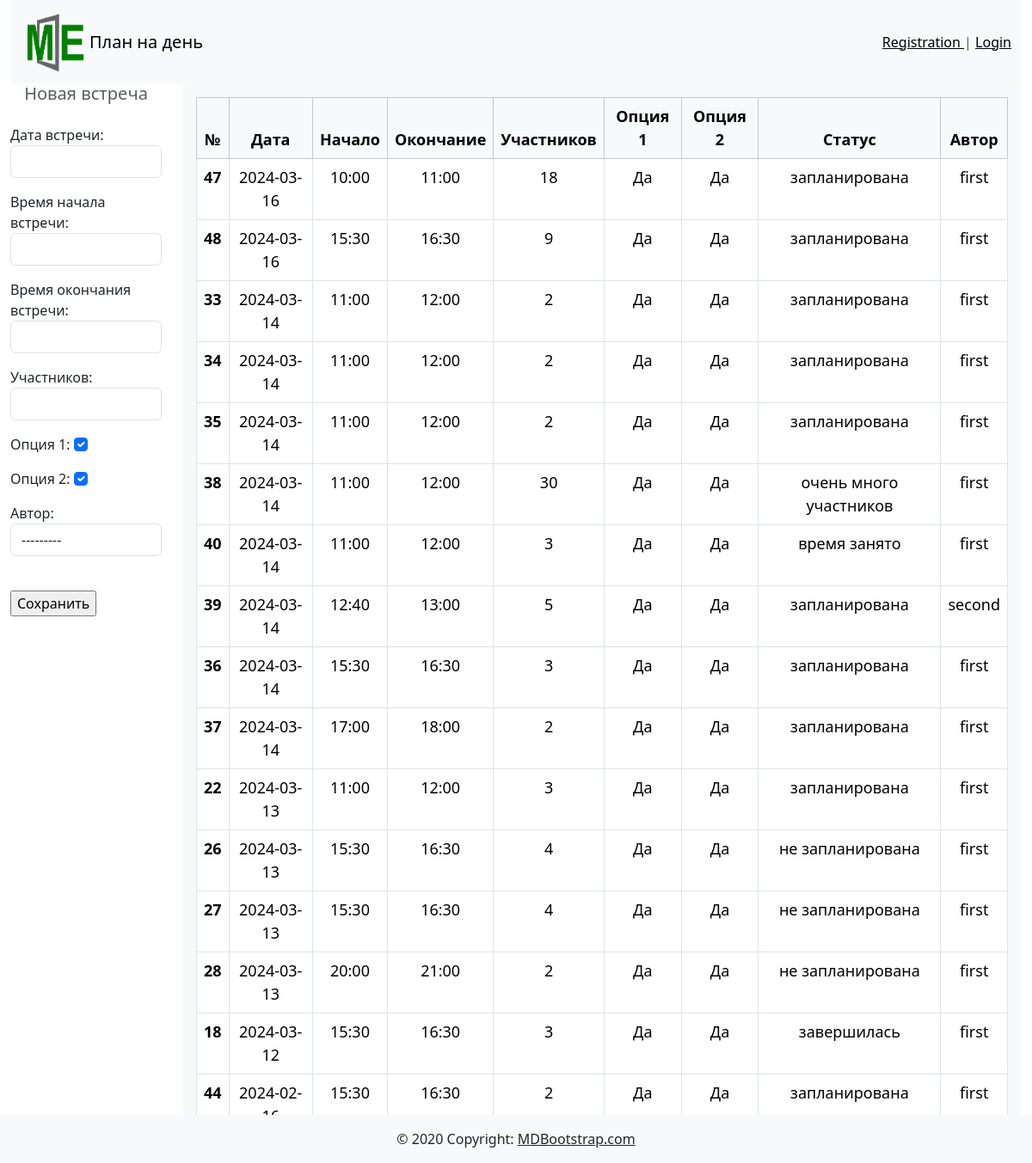
/, run on an earlier commit of the app's database.
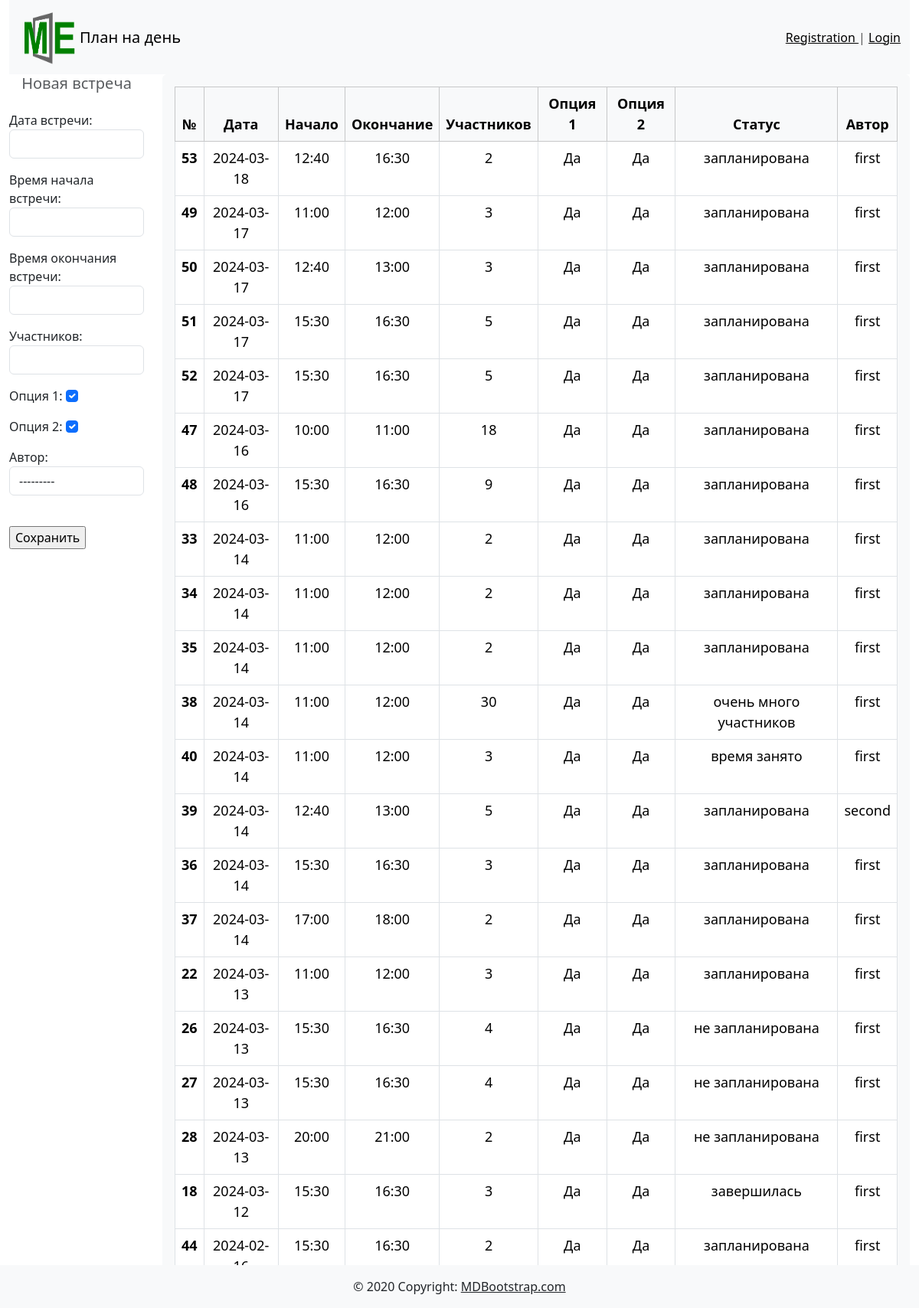
And on a later commit of the database.
### meetplan/models.py (models this page shows, shortened)
class Meeting(models.Model):
    date_meet = models.DateField(verbose_name="Дата встречи")
    time_start = models.TimeField(verbose_name="Время начала встречи")
    time_end = models.TimeField(verbose_name="Время окончания встречи")
    quantity = models.IntegerField(verbose_name="Участников")
    option1 = models.BooleanField(default=0, verbose_name="Опция 1")
    option2 = models.BooleanField(default=0, verbose_name="Опция 2")
    status = models.IntegerField(default=0, verbose_name="Статус")
    user = models.ForeignKey(User, on_delete=models.CASCADE, verbose_name="Автор")
    class Meta:
        verbose_name = 'Встреча'
        verbose_name_plural = 'Встречи'
        ordering = ['-date_meet', '-time_start', '-status']

class User(models.Model):
    name = models.CharField(max_length=50, verbose_name="Имя пользователя")
    email = models.EmailField(null=False, verbose_name="e-mail")
    create_date = models.DateTimeField(auto_now_add=True,  verbose_name="Дата регистрации")
    class Meta:
        verbose_name = 'Пользователь'
        verbose_name_plural = 'Пользователи'
        ordering = ['create_date', 'name']
    def __str__(self):
        return self.name

### meetplan/views.py (the view)
# urls.py: path('', meet, name='meet'),
def meet(request):
    if request.method == "POST":
        form = MeetForm(request.POST)
        if form.is_valid():
            form.save()
            plan_last_meeting()
            return redirect('meet')
    else:
        form = MeetForm()
    meets = Meeting.objects.all().order_by('-date_meet', 'time_start')
    context = {
        'meets': meets,
        'form': form
    }
    return render(request, './meet.html', context)

### meetplan/forms.py
class MeetForm (forms.ModelForm):
    class Meta:
        model = Meeting
        fields = ['date_meet', "time_start", "time_end", "quantity", "option1", "option2", "user"]
        widgets = {
            "date_meet": forms.DateInput(attrs={'class': 'form-control'}),
            "time_start": forms.TimeInput(attrs={'class': 'form-control'}),
            "time_end": forms.TimeInput(attrs={'class': 'form-control'}),
            "quantity": forms.NumberInput(attrs={'class': 'form-control'}),
            "option1": forms.CheckboxInput(attrs={'class': 'form-check-input'}),
            "option2": forms.CheckboxInput(attrs={'class': 'form-check-input'}),
            "user": forms.Select(attrs={'class': 'form-control'})
        }

### meetplan/templates/meet.html (shortened to what this page needs)
{% extends "base.html" %}
{% block content %}
    <div class="row align-items-start">
        <div class="col-xl-2">
            <form method="POST" novalidate>
                <h5 class="card-subtitle text-body-secondary text-center">Новая встреча</h5>
                    <br>
                        {{ form.as_p }}
                    <br>
                <input type="submit" value="Сохранить">
            </form>
        </div>
        <div class="col-xl-10">
            <div data-bs-spy="scroll" data-bs-target="#navbar-example2" data-bs-root-margin="0px 0px -40%"
                 data-bs-smooth-scroll="true" class="scrollspy-example bg-body-tertiary p-3 rounded-2" tabindex="0">
                <table class="table table-bordered ">
                    <thead class="table table-light">
                    <tr>
                        <th scope="col">№</th>
                        <th scope="col">Дата</th>
                        <th scope="col">Начало</th>
                        <th scope="col">Окончание</th>
                        <th scope="col">Участников</th>
                        <th scope="col">Опция 1</th>
                        <th scope="col">Опция 2</th>
                        <th scope="col">Статус</th>
                        <th scope="col">Автор</th>
                    </tr>
                    </thead>
                    <tbody>
                    {% for item in meets %}
                    <tr>
                        <th scope="row">{{ item.pk }}</th>
                        <td>{{ item.date_meet|date:"Y-m-d" }}</td>
                        <td>{{ item.time_start }}</td>
                        <td>{{ item.time_end }}</td>
                        <td>{{ item.quantity }}</td>
                        <td>{% if item.option1 %}
                            Да
                            {% else %}
                            Нет
                            {% endif %}
                        </td>
                        <td>{% if item.option2 %}
                            Да
                            {% else %}
                            Нет
                            {% endif %}
                        </td>
                        <td>{% if item.status == 0 %}
                            не запланирована
                            {% elif item.status == 1 %}
                            запланирована
                            {% elif item.status == 2 %}
                            время занято
                            {% elif item.status == 3 %}
                            очень много участников
                            {% elif item.status == 4 %}
                            завершилась
                            {% else %}
                            {{ item.status }}
                            {% endif %}
                        </td>
                        <td>{{ item.user }}</td>
                    </tr>
                    {% endfor %}
                    </tbody>
                </table>
            </div>
        </div>
    </div>
{% endblock %}

### templates/base.html (shortened to what this page needs)
<!doctype html>
{% load static %}
<html lang="en">
<head>
    <link href="https://cdn.jsdelivr.net/npm/bootstrap@5.3.2/dist/css/bootstrap.min.css" rel="stylesheet"
>
    <link href="{% static 'css/styles.css' %}" rel="stylesheet">
</head>
<body>
<div class="container-fluid">
    {% include 'inc/navbar.html' %}
    {% block content %}
    {% endblock %}
</div>
    {% include 'inc/footer.html' %}
</body>
</html>

### templates/inc/navbar.html (shortened to what this page needs)
{% load static %}
<nav class="navbar navbar-expand-lg bg-body-tertiary">
    <div class="container-fluid">
        <a>
            <img src="{% static 'images/logo2.png' %}" alt="Logo" width="80" height="80"
                 class="d-inline-block align-text-top">
        </a>
        <div class="collapse navbar-collapse" id="navbarSupportedContent">
            <ul class="navbar-nav me-auto mb-2 mb-lg-0">
                <li class="nav-item">
                    <a class="navbar-brand" href="{% url 'plan' %}">План на день</a>
                </li>
            </ul>
            <span class="navbar-text">
                {% if request.user.is_authenticated %}
                    Добро пожаловать, {{ user.username }} | <a href="{% url 'logout' %}"> Выход </a>
                {% else %}
                      <a href="{% url 'register' %}"> Registration </a> | <a href="{% url 'login' %}"> Login </a>
                {% endif %}
                 </span>
        </div>
    </div>
</nav>

### templates/inc/footer.html
<footer class="bg-info text-center text-lg-start fixed-bottom">
  <div class="text-center p-3" style="background-color: #f8f9fa;">
    © 2020 Copyright:
    <a class="text-dark" href="https://mdbootstrap.com/">MDBootstrap.com</a>
  </div>
</footer>

### static/css/styles.css (style rules this page uses)
.table-light { text-align: center; font-size: large; color: green; }
.table td { text-align: center; }
.table { text-align: center; font-size: large; color: green; }

What changed in the data, as far as the page shows it:
added Meeting: pk "53", date_meet "2024-03-18", time_start "12:40", time_end "16:30", quantity "2", option1 "Да", option2 "Да", status "запланирована", user "first"
added Meeting: pk "49", date_meet "2024-03-17", time_start "11:00", time_end "12:00", quantity "3", option1 "Да", option2 "Да", status "запланирована", user "first"
added Meeting: pk "50", date_meet "2024-03-17", time_start "12:40", time_end "13:00", quantity "3", option1 "Да", option2 "Да", status "запланирована", user "first"
added Meeting: pk "51", date_meet "2024-03-17", time_start "15:30", time_end "16:30", quantity "5", option1 "Да", option2 "Да", status "запланирована", user "first"
added Meeting: pk "52", date_meet "2024-03-17", time_start "15:30", time_end "16:30", quantity "5", option1 "Да", option2 "Да", status "запланирована", user "first"
